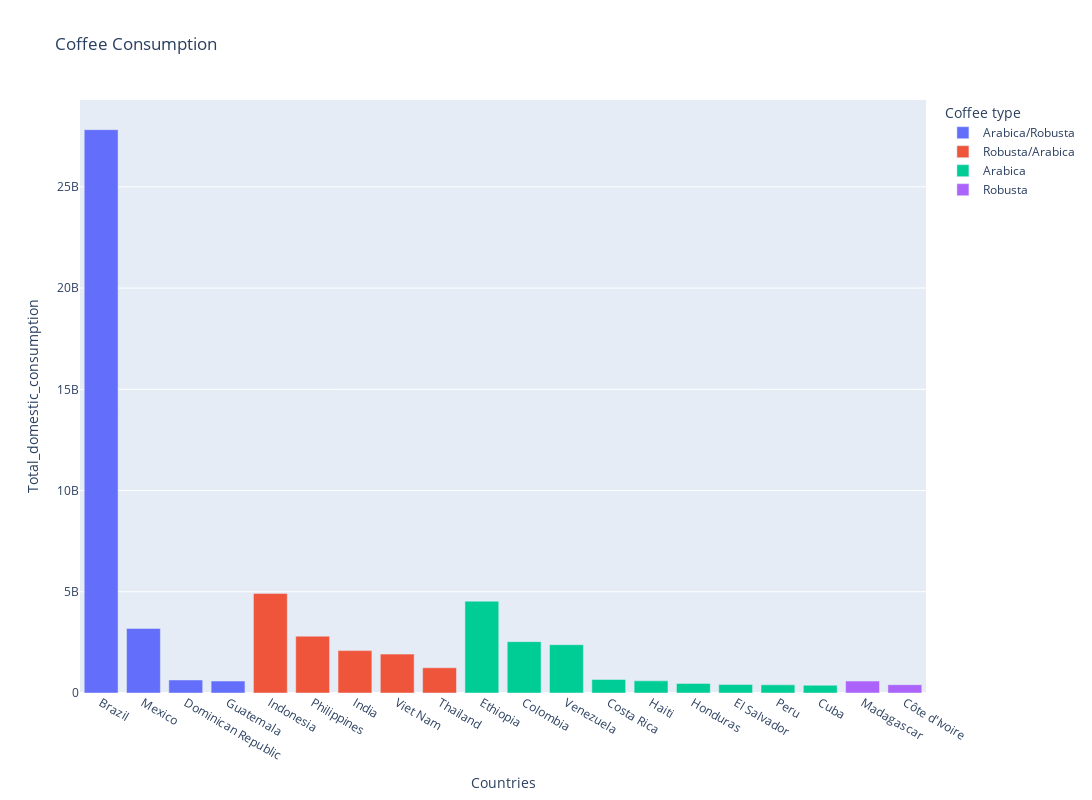

The notebook cell this image was saved under:
### Code cell
fig = px.bar(top_consumption, x='Country', y='Total_domestic_consumption', labels={
                     "Country": "Countries",
                     "Total_export": "Total Import"
                 },title='Coffee Consumption', width=1600, height=800, color='Coffee type')
fig.show()

### Figure 1 — Plotly figure (JSON) as saved in the notebook; plotly's stock layout.template omitted (floating-point values rounded to 4 significant figures)
{"data": [{"alignmentgroup": "True", "hovertemplate": "Coffee type=Arabica/Robusta<br>Countries=%{x}<br>Total_domestic_consumption=%{y}<extra></extra>", "legendgroup": "Arabica/Robusta", "marker": {"color": "#636efa", "pattern": {"shape": ""}}, "name": "Arabica/Robusta", "offsetgroup": "Arabica/Robusta", "orientation": "v", "showlegend": true, "textposition": "auto", "type": "bar", "x": ["Brazil", "Mexico", "Dominican Republic", "Guatemala"], "xaxis": "x", "y": [27824700000, 3189660000, 642823380, 590880000], "yaxis": "y"}, {"alignmentgroup": "True", "hovertemplate": "Coffee type=Robusta/Arabica<br>Countries=%{x}<br>Total_domestic_consumption=%{y}<extra></extra>", "legendgroup": "Robusta/Arabica", "marker": {"color": "#EF553B", "pattern": {"shape": ""}}, "name": "Robusta/Arabica", "offsetgroup": "Robusta/Arabica", "orientation": "v", "showlegend": true, "textposition": "auto", "type": "bar", "x": ["Indonesia", "Philippines", "India", "Viet Nam", "Thailand"], "xaxis": "x", "y": [4920480000, 2807280000, 2093460000, 1920928320, 1248600000], "yaxis": "y"}, {"alignmentgroup": "True", "hovertemplate": "Coffee type=Arabica<br>Countries=%{x}<br>Total_domestic_consumption=%{y}<extra></extra>", "legendgroup": "Arabica", "marker": {"color": "#00cc96", "pattern": {"shape": ""}}, "name": "Arabica", "offsetgroup": "Arabica", "orientation": "v", "showlegend": true, "textposition": "auto", "type": "bar", "x": ["Ethiopia", "Colombia", "Venezuela", "Costa Rica", "Haiti", "Honduras", "El Salvador", "Peru", "Cuba"], "xaxis": "x", "y": [4536540000, 2536776384, 2386067999, 665335200, 600600000, 471850680, 417242040, 402000000, 384006000], "yaxis": "y"}, {"alignmentgroup": "True", "hovertemplate": "Coffee type=Robusta<br>Countries=%{x}<br>Total_domestic_consumption=%{y}<extra></extra>", "legendgroup": "Robusta", "marker": {"color": "#ab63fa", "pattern": {"shape": ""}}, "name": "Robusta", "offsetgroup": "Robusta", "orientation": "v", "showlegend": true, "textposition": "auto", "type": "bar", "x": ["Madagascar", "Côte d'Ivoire"], "xaxis": "x", "y": [588705960, 410260140], "yaxis": "y"}], "layout": {"barmode": "relative", "height": 800, "legend": {"title": {"text": "Coffee type"}, "tracegroupgap": 0}, "title": {"text": "Coffee Consumption"}, "width": 1600, "xaxis": {"anchor": "y", "domain": [0, 1], "title": {"text": "Countries"}}, "yaxis": {"anchor": "x", "domain": [0, 1], "title": {"text": "Total_domestic_consumption"}}}}
